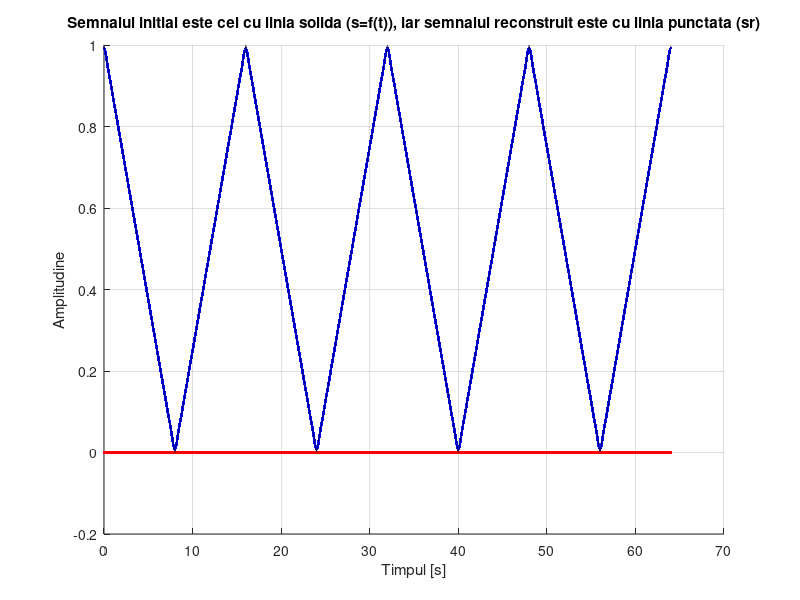
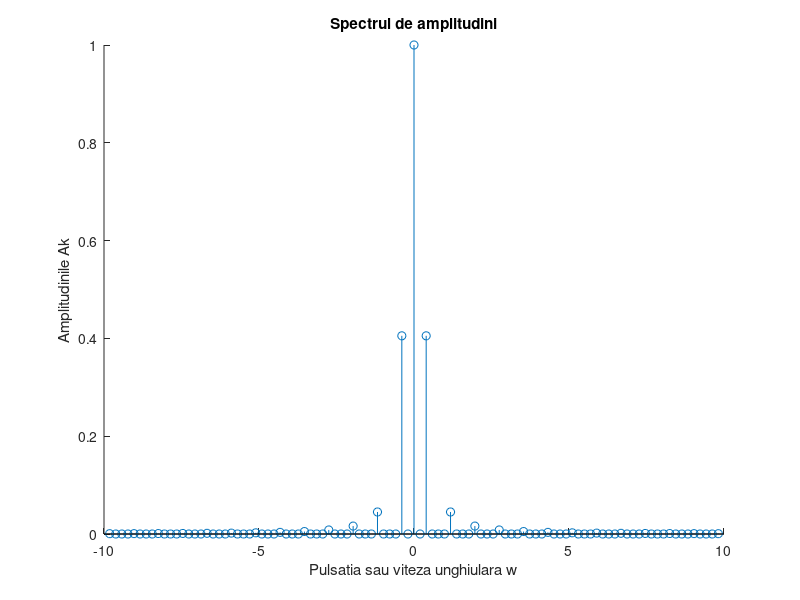

MATLAB code to generate these figures, in order:
close all
clear all
clc
N=50; %Numarul de coeficienti prestabilit
T=32; %Aici am modificat durata perioadei ca fiin de doua ori durata semnalului, acest lucru l-am observat din figurile din ultima pagina din pdf
f=1/T;
t=0:0.0032:2*T; %Voi reprezenta 2 perioade ale semnalului triunghiular dat
w=2*pi*f; %Definim pulsatia sau viteza unghiulara
s=abs(sawtooth(w*t,0.5));
for n= -N:N % n reprezinta indexul, iar acesta va lua valori intre [-N,N]
    C(n+N+1)=1/T * integral(@(t)(abs(sawtooth(w*t,0.5))).*exp(-1j*w*n*t),0,T);
    %Am scris formula coeficientiolor pentru Seria Fourrier Exponentiala,
    %iar integrala este pe o perioada, de aceea am pus '0,T'
    %De asemenea, am folosit C(n+N+1) deoarece coeficientii trebuie sa fie
    %pozitivi
end
%Voi defini semnalul reconstruit, pe care il initializez cu 0
sr=0;
%Incepem reconstruirea semnalului
for n= -N:N
    sr= sr+ C(n+N+1)*exp(1j*n*w*t);
end
figure(1);
%Ca si in titlu, figura(1) este figura cu semnalele initial si reconstruit
hold on %Cu ajutorul acestei functii vom adauga mai multe reprezentari in figura 1
plot(t,real(sr),':.b');
plot(t,imag(sr),':.r');
plot(t,s,'-.k');
grid ;
xlabel('Timpul [s]');
ylabel('Amplitudine');
title('Semnalul initial este cel cu linia solida (s=f(t)), iar semnalul reconstruit este cu linia punctata (sr)');
hold off
figure(2); %In aceasta figura vom reprezenta spectrul de amplitudini, spectrul fiin unul discret vom folosi functia stem
hold on
stem((-N:N)*w,2*abs(C)); %Folosim abs, deoarece sprectrul de amplitudini,pe langa ca este discret, are intotdeauna valori pozitive pe axa y
xlabel('Pulsatia sau viteza unghiulara w');
ylabel('Amplitudinile Ak');
title('Spectrul de amplitudini');
hold off
%Se observa ca seria Fourrier, la un numar mare de trunchieri, este o buna
%aproximare a semnalului initial.

